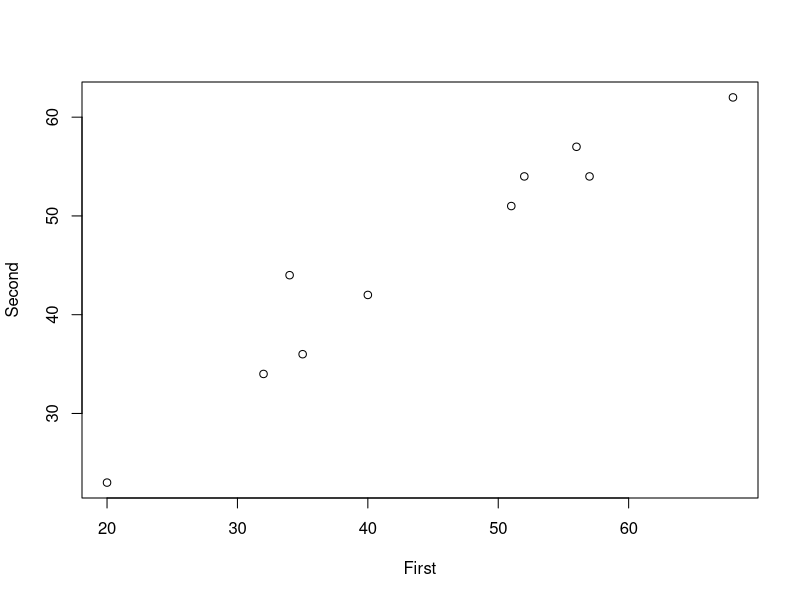
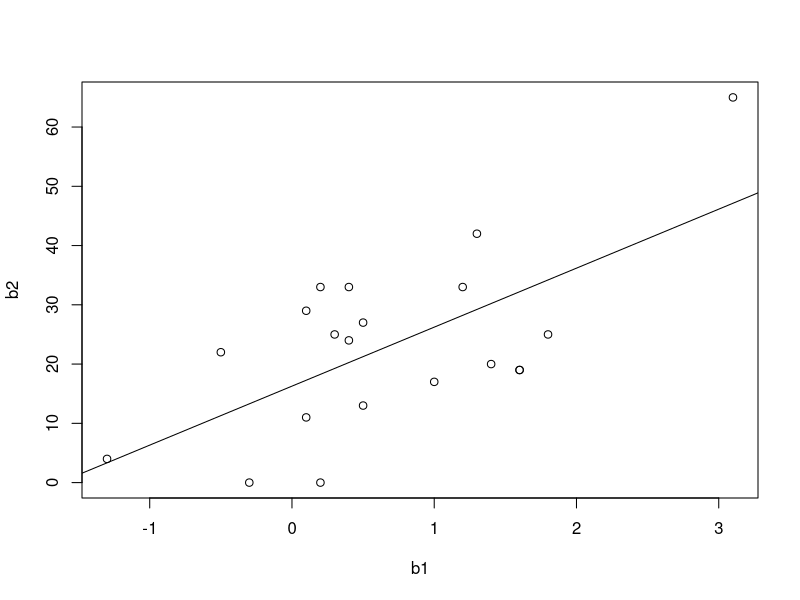

R code for these plots, in order:
### Regression

First <- c(20,32,35,34,40,51,52,56,57,68)
Second <- c(23,34,36,44,42,51,54,57,54,62)

#2
#a.
plot(First, Second)

r <- cor(First, Second) #answer : 0.969

SE <- sqrt((1-r^2)/(length(First)-2))  #answer : 0.873

#d : sample distribution of r
#e.
rt <- cor.test(First, Second)
rt$conf.int
#answer : 0.87-0.99

#3
#a. 
First_B <- First + 30
Second_B <- Second + 30

rB <-cor(First_B, Second_B)
#same as r 
#b.
#same as r >>> only extreme values affect!!!

#4. 
b1 <- c(-1.3,-0.5,-0.3,0.2,0.1,0.5,1.0,0.3,0.4,0.5,0.1,0.2,0.4,1.3,1.2,1.4,1.6,1.6,1.8,3.1)
b2 <- c(4,22,0,0,11,13,17,25,24,27,29,33,33,42,33,20,19,19,25,65)

plot(b1, b2)
# positive linear (maybe),  extreme value!

#b.
model <- lm(b2~b1)
#lm(y~X) y : reponsive varibale / x : predictor(explanatory variable)
abline(model)

#c.
#H0 : home range size does not predict infant mortality (beta = 0)
#Ha : home range size does predict infant mortality

#answer : b = 9.955, a=16.280, 
summary(model)
a <-model$coefficients[1]
b <- model$coefficients[2]
